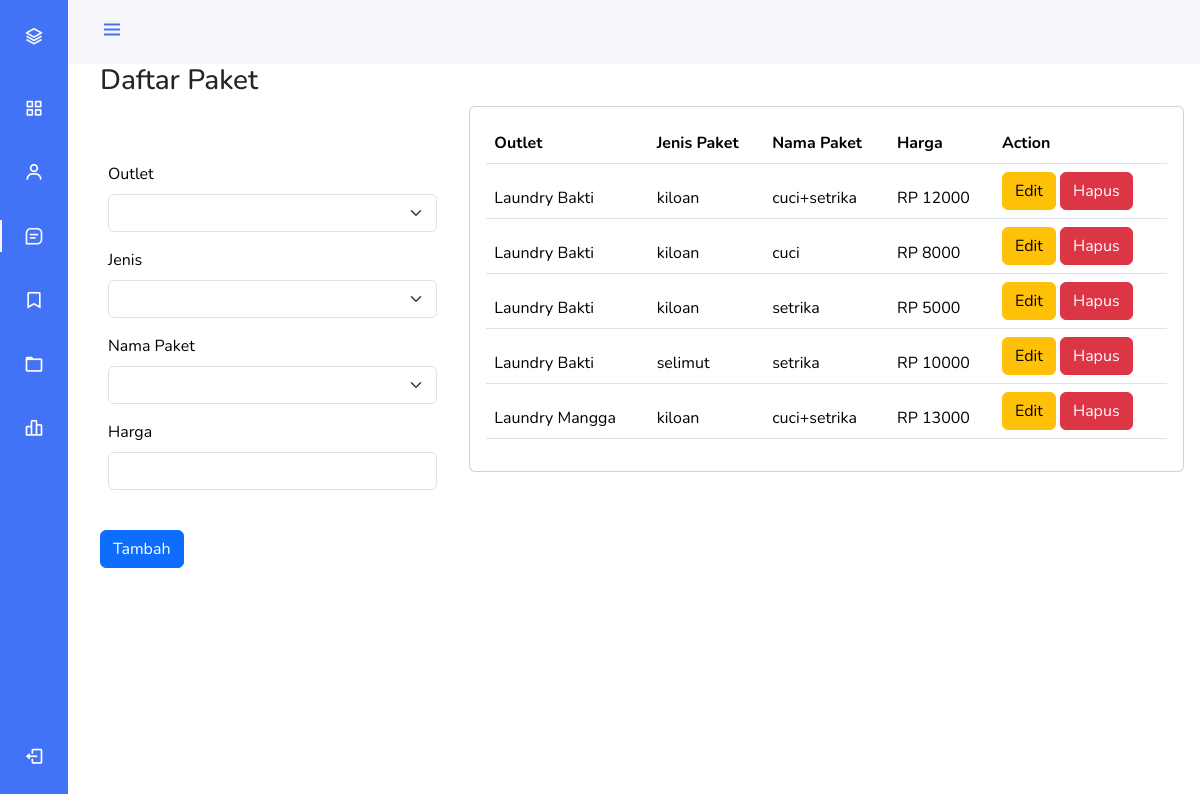
/paket.php, run on the app's committed database.
### tables this page shows
CREATE TABLE `paket` (
  `id_paket` int(5) NOT NULL,
  `id_outlet` int(5) NOT NULL,
  `jenis` varchar(100) NOT NULL,
  `nama_paket` varchar(100) NOT NULL,
  `harga` int(11) NOT NULL
);

CREATE TABLE `outlet` (
  `id_outlet` int(5) NOT NULL,
  `nama_outlet` varchar(100) NOT NULL,
  `alamat` text NOT NULL,
  `telp` varchar(13) NOT NULL
);

### paket.php (the view, shortened to what this page needs)
<?php
require 'function.php';
$paket = mysqli_query($conn,"SELECT * FROM outlet JOIN paket USING(id_outlet)");
$outlet = mysqli_query($conn,"SELECT * FROM outlet");
$title = 'Paket';
?>
<!DOCTYPE html>
<html lang="en">
<head>
    <link rel="stylesheet" href="asset/css/bootstrap.min.css">
    <link rel="stylesheet" href="https://cdnjs.cloudflare.com/ajax/libs/jquery/3.2.1/jquery.min.js">
    <link rel="stylesheet" href="https://cdn.jsdelivr.net/npm/boxicons@latest/css/boxicons.min.css">
</head>
<body>
    <?php include 'component/sidebar.php'?>
    <h3>Daftar Paket</h3>
    <div class="row">
        <div class="col-4 addUser mt-5" >
            <form action="" method="post">
                <table class="table table-borderless">
                    <tr>
                        <td>
                            <label for="" class="form-label">Outlet</label>
                            <select name="outlet" class="form-select" id="">
                                <option value="" selected disabled></option>
                                <?php foreach ($outlet as $o):?>
                                <option value="<?= $o['id_outlet']?>"><?= $o['nama_outlet']?></option>
                                <?php endforeach ;?>
                            </select>
                        </td>
                    </tr>
                    <tr>
                        <td>
                            <label for="" class="form-label">Jenis</label>
                            <select name="jenis_paket" id="" class="form-select">
                                <option value="" selected disabled></option>
                                <option value="kiloan">Kiloan(Kaos+Celana)</option>
                            </select>
                        </td>
                    <tr>
                        <td>
                            <label for="" class="form-label">Nama Paket</label>
                            <select name="nama_paket" class="form-select" id="">
                                <option value="" selected disabled></option>
                                <option value="cuci">Cuci</option>
                            </select>
                        </td>
                    </tr>
                    <tr>
                        <td>
                            <label for="" class="form-label">Harga</label>
                            <input type="text" class="form-control" name="harga">
                        </td>
                    </tr>
                </table>
                <button type="submit" class="btn btn-primary mt-3" name="tambah">Tambah</button>
            </form>
        </div>
        <div class="col-8 dataPaket">
            <div class="card text-start">
              <div class="card-body">
                <table class="table">
                    <thead>
                        <tr>
                            <th>Outlet</th>
                            <th>Jenis Paket</th>
                            <th>Nama Paket</th>
                            <th>Harga</th>
                            <th>Action</th>
                        </tr>
                    </thead>
                    <thead>
                        <?php foreach($paket as $p):?>
                        <tr>
                            <td><?= $p['nama_outlet']?></td>
                            <td><?= $p['jenis']?></td>
                            <td><?= $p['nama_paket']?></td>
                            <td><?= "RP". " " .$p['harga']?></td>
                            <td>
                                <a href="editpaket.php?id_paket=<?= $p['id_paket']?>" class="btn btn-warning">Edit</a>
                                <a href="" class="btn btn-danger">Hapus</a>
                            </td>
                        </tr>
                        <?php endforeach;?>
                    </thead>
                </table>
              </div>
            </div>
        </div>
    </div>
</body>
</html>

### component/sidebar.php (shortened to what this page needs)
<body id="body-pd">
    <header class="header" id="header">
        <div class="header_toggle"> <i class='bx bx-menu' id="header-toggle"></i> </div>
        <div class="header_img"> <img src="" alt=""> </div>
    </header>
    <div class="l-navbar" id="nav-bar">
        <nav class="nav">
            <div> <a href="#" class="nav_logo"> <i class='bx bx-layer nav_logo-icon'></i> <span class="nav_logo-name">Lonto</span> </a>
                <div class="nav_list">
                    <a href="index.php" class="nav_link <?= $title == 'Dashboard' ? 'active':''?>"> <i class='bx bx-grid-alt nav_icon'></i> <span class="nav_name">Dashboard</span> </a>
                    <a href="user.php" class="nav_link <?= $title == 'User' ? 'active':''?>  <?=$_SESSION['role'] == 'karyawan' ? 'd-none':''?>"><i class='bx bx-user nav_icon'></i> <span class="nav_name">Users</span> </a>
                    <a href="paket.php" class="nav_link <?= $title == 'Paket' ? 'active':''?>  <?=$_SESSION['role'] == 'karyawan' ? 'd-none':''?>"> <i class='bx bx-message-square-detail nav_icon'></i> <span class="nav_name">Paket</span> </a>
                    <a href="outlet.php" class="nav_link <?= $title == 'Outlet' ? 'active':''?>  <?=$_SESSION['role'] == 'karyawan' ? 'd-none':''?>"> <i class='bx bx-bookmark nav_icon'></i> <span class="nav_name">Outlet</span> </a>
                    <a href="member.php" class="nav_link <?= $title == 'Customer' ? 'active':''?>"> <i class='bx bx-folder nav_icon'></i> <span class="nav_name">Customer</span> </a>
                    <a href="transaksi.php " class="nav_link <?= $title == 'Transaksi' ? 'active':''?>"> <i class='bx bx-bar-chart-alt-2 nav_icon'></i> <span class="nav_name">Transaksi</span></a>
                </div>
            </div> <a href="auth/logout.php" class="nav_link"> <i class='bx bx-log-out nav_icon'></i> <span class="nav_name">SignOut</span> </a>
        </nav>
    </div>

### component/sidebar.php (style rules this page uses)
:root { --header-height: 3rem;--nav-width: 68px;--first-color: #4272f5;--first-color-light: white;--white-color: #F7F6FB;--body-font: 'Nunito', sans-serif;--normal-font-size: 1rem;--z-fixed: 100 }
*,::before,::after { box-sizing: border-box }
body { position: relative;margin: var(--header-height) 0 0 0;padding: 0 1rem;font-family: var(--body-font);font-size: var(--normal-font-size);transition: .5s }
a { text-decoration: none }
.header { width: 100%;height: var(--header-height);position: fixed;top: 0;left: 0;display: flex;align-items: center;justify-content: space-between;padding: 0 1rem;background-color: var(--white-color);z-index: var(--z-fixed);transition: .5s }
.header_toggle { color: var(--first-color);font-size: 1.5rem;cursor: pointer }
.header_img { width: 35px;height: 35px;display: flex;justify-content: center;border-radius: 50%;overflow: hidden }
.header_img img { width: 40px }
.l-navbar { position: fixed;top: 0;left: -30%;width: var(--nav-width);height: 100vh;background-color: var(--first-color);padding: .5rem 1rem 0 0;transition: .5s;z-index: var(--z-fixed) }
.nav { height: 100%;display: flex;flex-direction: column;justify-content: space-between;overflow: hidden }
.nav_logo, .nav_link { display: grid;grid-template-columns: max-content max-content;align-items: center;column-gap: 1rem;padding: .5rem 0 .5rem 1.5rem }
.nav_logo { margin-bottom: 2rem }
.nav_logo-icon { font-size: 1.25rem;color: var(--white-color) }
.nav_link { position: relative;color: var(--first-color-light);margin-bottom: 1.5rem;transition: .3s }
.nav_icon { font-size: 1.25rem }
.active { color: var(--white-color) }
.active::before { content: '';position: absolute;left: 0;width: 2px;height: 32px;background-color: var(--white-color) }
@media screen and (min-width: 768px) { body { margin: calc(var(--header-height) + 1rem) 0 0 0;padding-left: calc(var(--nav-width) + 2rem) } }
@media screen and (min-width: 768px) { .header { height: calc(var(--header-height) + 1rem);padding: 0 2rem 0 calc(var(--nav-width) + 2rem) } }
@media screen and (min-width: 768px) { .header_img { width: 40px;height: 40px } }
@media screen and (min-width: 768px) { .header_img img { width: 45px } }
@media screen and (min-width: 768px) { .l-navbar { left: 0;padding: 1rem 1rem 0 0 } }

### data on the page
paket: id_outlet.nama_outlet "Laundry Bakti", jenis "kiloan", nama_paket "cuci+setrika", harga "12000"
paket: id_outlet.nama_outlet "Laundry Bakti", jenis "kiloan", nama_paket "cuci", harga "8000"
paket: id_outlet.nama_outlet "Laundry Bakti", jenis "kiloan", nama_paket "setrika", harga "5000"
paket: id_outlet.nama_outlet "Laundry Bakti", jenis "selimut", nama_paket "setrika", harga "10000"
paket: id_outlet.nama_outlet "Laundry Mangga", jenis "kiloan", nama_paket "cuci+setrika", harga "13000"
